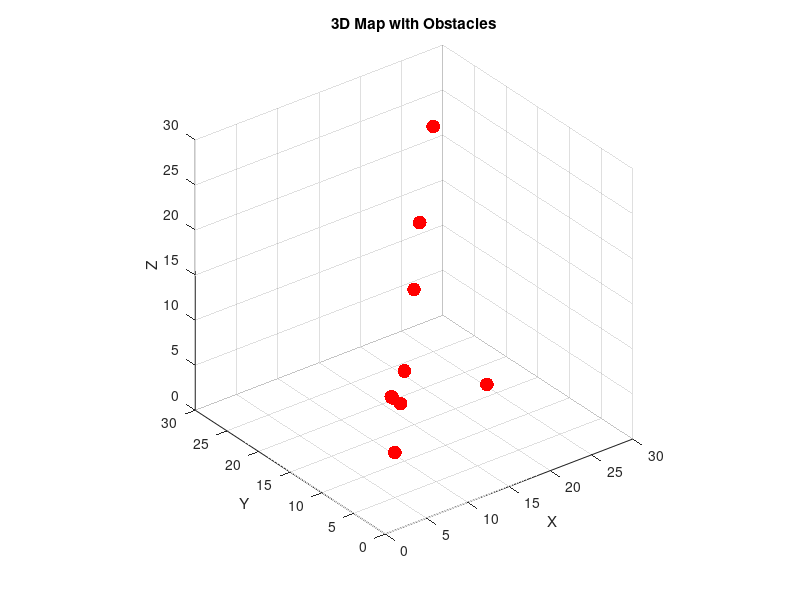

The MATLAB source for this figure:
%% 修改-地图

% 栅格地图的行数、列数定义
m = 30;
n = 30;
p = 30;
start_node = [3, 4, 5];%起点
target_node = [23, 25,21];%终点

grid_size = 1; % 网格大小（单位：每个格子的边长，确保网格规范）

% 创建三维网格
[x, y, z] = meshgrid(0:grid_size:m, 0:grid_size:n, 0:grid_size:p);

% 自定义障碍物的位置（手动输入障碍物的坐标）
% 格式：[x1, y1, z1; x2, y2, z2; ...]
% 以下为自定义障碍物的示例位置
obs = [
    5, 5, 5; % 障碍物1
    6.5,7.5,9.5;
    7,8,9;
    8,8,8;
    10, 10, 10; % 障碍物2
    15, 15, 15; % 障碍物3
    18,18,20;
    20, 10, 5;  % 障碍物4
    25, 25, 25; % 障碍物5
    round(m / 2), round(n / 2), round(p / 2) % 中心点的障碍物
];

% 绘制障碍物
scatter3(obs(:,1), obs(:,2), obs(:,3), 100, 'r', 'filled'); % 红色点表示障碍物

% 设置标题和标签
title('3D Map with Obstacles');
xlabel('X');
ylabel('Y');
zlabel('Z');

% 设置视角
view(3); % 设置为三维视角
axis([0 m 0 n 0 p]); % 设置坐标轴范围
axis equal; % 确保轴的比例相同，网格大小规范

% 显示网格
grid on;
